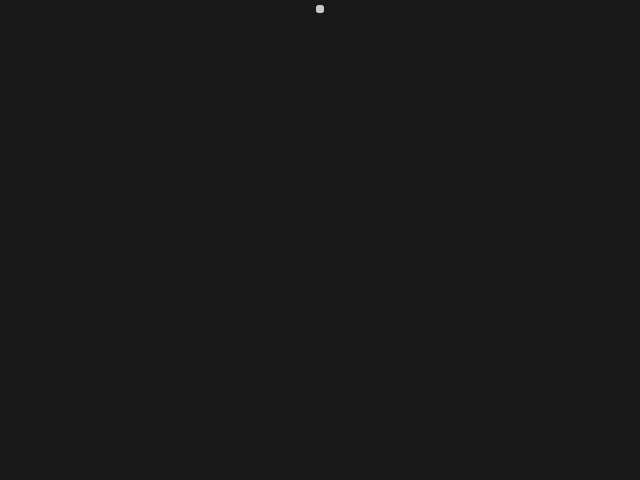
Frame 1 (no input)
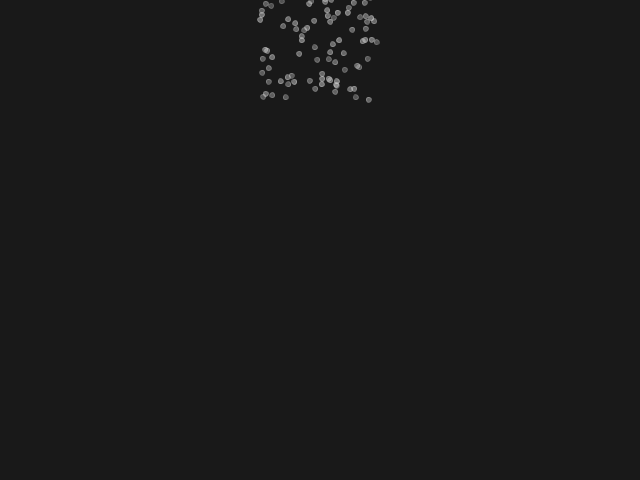
Frame 60 (the mouse pressed at the canvas centre just before this capture)
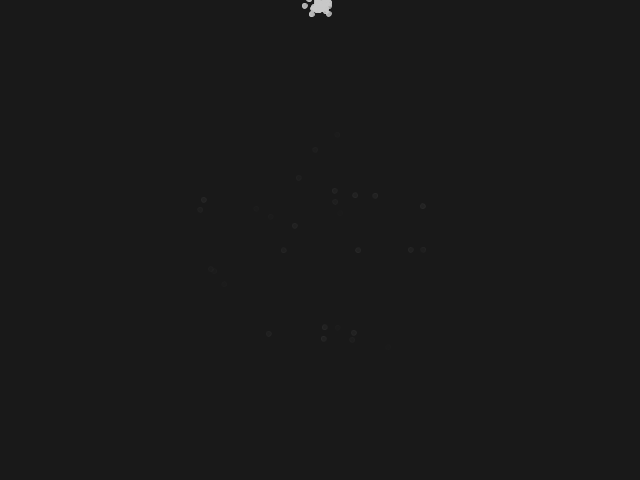
Frame 120 (the mouse held since frame 60 and released just before this capture)

The Processing sketch that drew these frames (run headless with seeded random() and noise(); from frame 60 on, the mouse is pressed at the canvas centre):

// Processing sketch: s09_particle_system
// ── s09_particle_system.pde
int currentTime;
int previousTime;
int deltaTime;

ArrayList<Particle> particles;
int nbParticles = 100;

void setup () {
  size (640, 480);
  
  currentTime = millis();
  previousTime = currentTime;
  
  particles = new ArrayList<Particle>();
  
  for (int i = 0; i < nbParticles; i++) {
    particles.add (new Particle(new PVector (width / 2, 10 )));
  }
}



void draw () {
  currentTime = millis();
  deltaTime = currentTime - previousTime;
  previousTime = currentTime;
  
  update(deltaTime);
  display();
}

/***
  The calculations should go here
*/
void update(int delta) {
  for (Particle p : particles) {
   p.update(delta);
  }
}

/***
  The rendering should go here
*/
void display () {
  background (25);
  
  for (Particle p : particles) {
    p.display();
    
    if (p.isDead()) {
      p.reset();
    }
  }
}

// ── GraphicObject.pde
abstract interface IGraphicObject {
  void update(int deltaTime);
  void display();
}

// ── Mover.pde
abstract class Mover implements IGraphicObject {
  PVector location;
  PVector velocity;
  PVector acceleration;
  
  color strokeColor = 200;
  color fillColor = 200;
  
  
}

// ── Particle.pde
class Particle extends Mover {

  int radius = 5;
  float lifespan;
  
  PVector initialPosition;
  
  Particle (PVector loc) {
    location = loc.copy();
    acceleration = new PVector (0.0, 0.05);
    velocity = new PVector (random(-1, 1), random (-2, 0));
    initialPosition = location.copy();
    lifespan = random (200, 255);    
  }
  
  void update (int delta) {
    velocity.add (acceleration);
    location.add (velocity);
    
    lifespan -= 2.0;
  }
  
  void display() {
    stroke(strokeColor, lifespan);
    fill (fillColor, lifespan);
    
    pushMatrix();
    
    translate (location.x, location.y);
    ellipse (0, 0, radius, radius);
    popMatrix();
    
  }
  
  boolean isDead() {
    return lifespan < 0.0;
  }
  
  void reset() {
    location.x = initialPosition.x;
    location.y = initialPosition.y;
    velocity.x = random(-1, 1);
    velocity.y = random(-2, 0);
    lifespan = 255;    
  }
}

// ── ParticleSystem.pde
class ParticleSystem {
}
